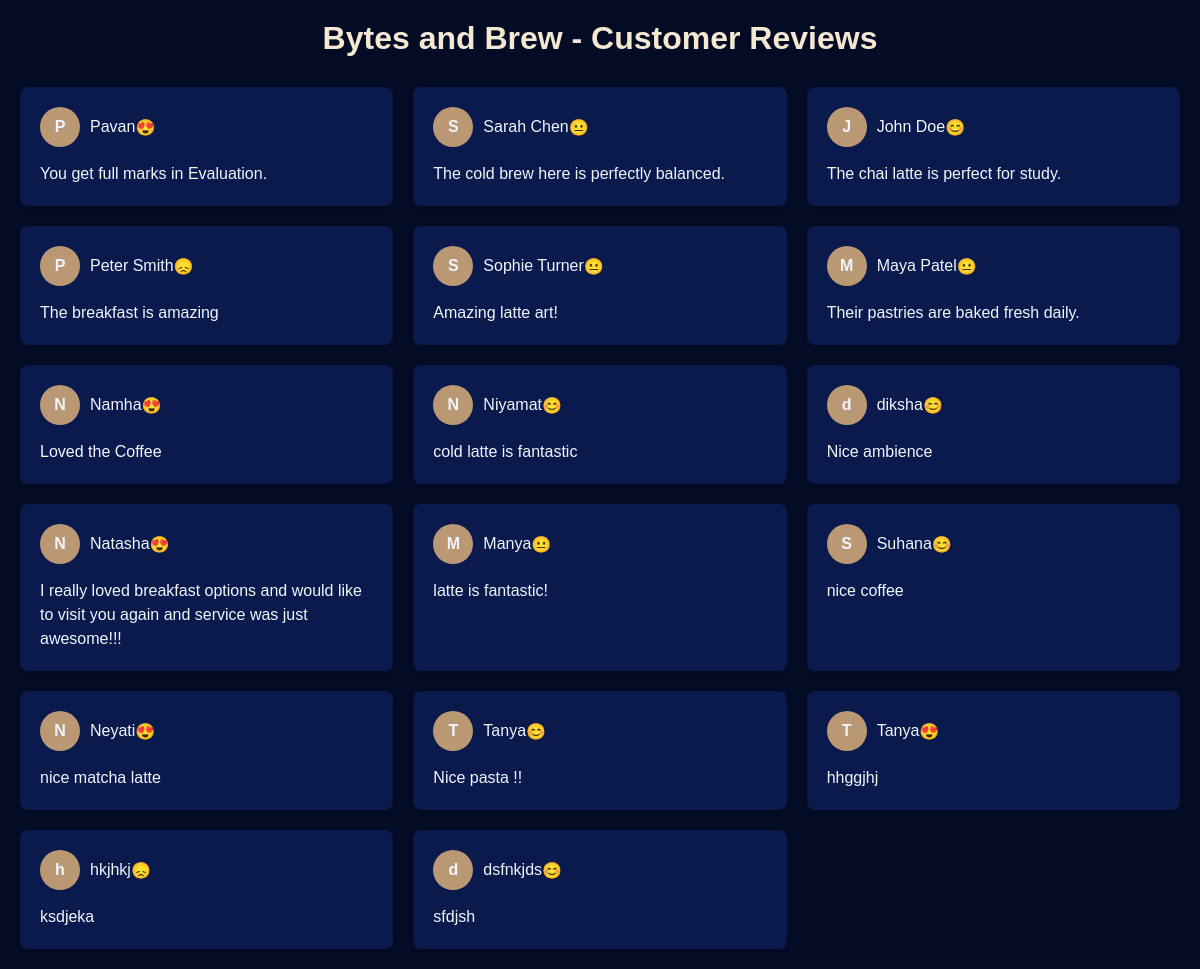
The app's page /reviews (signed in) with its own data.
### app.py (models this page shows)
class Feedback(db.Model):
    id = db.Column(db.Integer, primary_key=True)
    username=db.Column(db.String(150),nullable=False)
    email=db.Column(db.String(150),nullable=False)
    rating=db.Column(db.Integer,nullable=False)
    comment=db.Column(db.String(350),nullable=False)

### app.py (the view)
@app.route("/reviews")
@login_required
@admin_required
def reviews():
    feedbacks=Feedback.query.all()
    return render_template("reviews.html",reviews=feedbacks)

### app.py (called while the page is built)
@login_manager.user_loader
def load_user(user_id):
    return User.query.get(int(user_id))

def admin_required(func):
    @wraps(func)
    def wrapper_func(*args,**kwargs):
        if current_user.role!="admin":
            flash ("You are not permitted to access this page","danger")
            return redirect(url_for('admin'))
        return func(*args,**kwargs)
    return wrapper_func

### templates/reviews.html (shortened to what this page needs)
<!DOCTYPE html>
<html lang="en">
<head>
</head>
<body>
    <div class="header">
        <h1>Bytes and Brew - Customer Reviews</h1>
    </div>
    <div class="reviews-container" id="reviewsContainer">
        {% for review in reviews %}
        <div class="review-card" id="review-{{review.id}}">
            <div class="review-header">
                <div class="avatar">{{review.username[0]}}</div>
                <div class="name">{{review.username}}</div>
                <div class="user-info">
                    <div class="user-name">
                        {% if   review.rating|int == 1 %}
                            😫
                        {% elif   review.rating|int == 2 %}
                            😞
                        {% elif review.rating|int == 3 %}
                            😐
                        {% elif review.rating|int == 4 %}
                            😊
                        {% else %}
                            😍
                        {% endif %}
                    </div>
                </div>
            </div>
            <div class="review-content">{{review.comment}}</div>
        </div>
        {% endfor %}
    </div>
</body>
</html>

### templates/reviews.html (style rules this page uses)
:root { --primary-blue: #040B24; --secondary-blue: #0A1A4D; --beige-light: rgb(245, 232, 211); --beige-medium: rgb(226, 199, 163); --beige-dark: rgb(186, 152, 116); --text-light: #F0F4FF; }
* { margin: 0; padding: 0; box-sizing: border-box; font-family: 'Arial', sans-serif; }
body { background-color: var(--primary-blue); padding: 20px; background-size: cover; background-position: center; background-repeat: no-repeat; color: var(--text-light); }
.header { text-align: center; margin-bottom: 30px; color: var(--beige-light); }
.reviews-container { display: grid; grid-template-columns: repeat(auto-fit, minmax(300px, 1fr)); gap: 20px; max-width: 1200px; margin: 0 auto; }
.review-card { background: var(--secondary-blue); border-radius: 8px; padding: 20px; box-shadow: 0 2px 4px rgba(0,0,0,0.1); transition: transform 0.2s; color: var(--text-light); }
.review-header { display: flex; align-items: center; margin-bottom: 15px; }
.avatar { width: 40px; height: 40px; border-radius: 50%; background-color: var(--beige-dark); color: var(--text-light); display: flex; align-items: center; justify-content: center; margin-right: 10px; font-weight: bold; }
.user-info { flex-grow: 1; }
.user-name { font-weight: bold; }
.review-content { color: var(--text-light); line-height: 1.5; }

### records on screen
Feedback: username "P", username "Pavan", comment "You get full marks in Evaluation."
Feedback: username "S", username "Sarah Chen", comment "The cold brew here is perfectly balanced."
Feedback: username "J", username "John Doe", comment "The chai latte is perfect for study."
Feedback: username "P", username "Peter Smith", comment "The breakfast is amazing"
Feedback: username "S", username "Sophie Turner", comment "Amazing latte art!"
Feedback: username "M", username "Maya Patel", comment "Their pastries are baked fresh daily."
Feedback: username "N", username "Namha", comment "Loved the Coffee"
Feedback: username "N", username "Niyamat", comment "cold latte is fantastic"
Feedback: username "d", username "diksha", comment "Nice ambience"
Feedback: username "N", username "Natasha", comment "I really loved breakfast options and would like to visit you again and service was just awesome!!!"
Feedback: username "M", username "Manya", comment "latte is fantastic!"
Feedback: username "S", username "Suhana", comment "nice coffee"
Feedback: username "N", username "Neyati", comment "nice matcha latte"
Feedback: username "T", username "Tanya", comment "Nice pasta !!"
Feedback: username "T", username "Tanya", comment "hhggjhj"
Feedback: username "h", username "hkjhkj", comment "ksdjeka"
Feedback: username "d", username "dsfnkjds", comment "sfdjsh"
